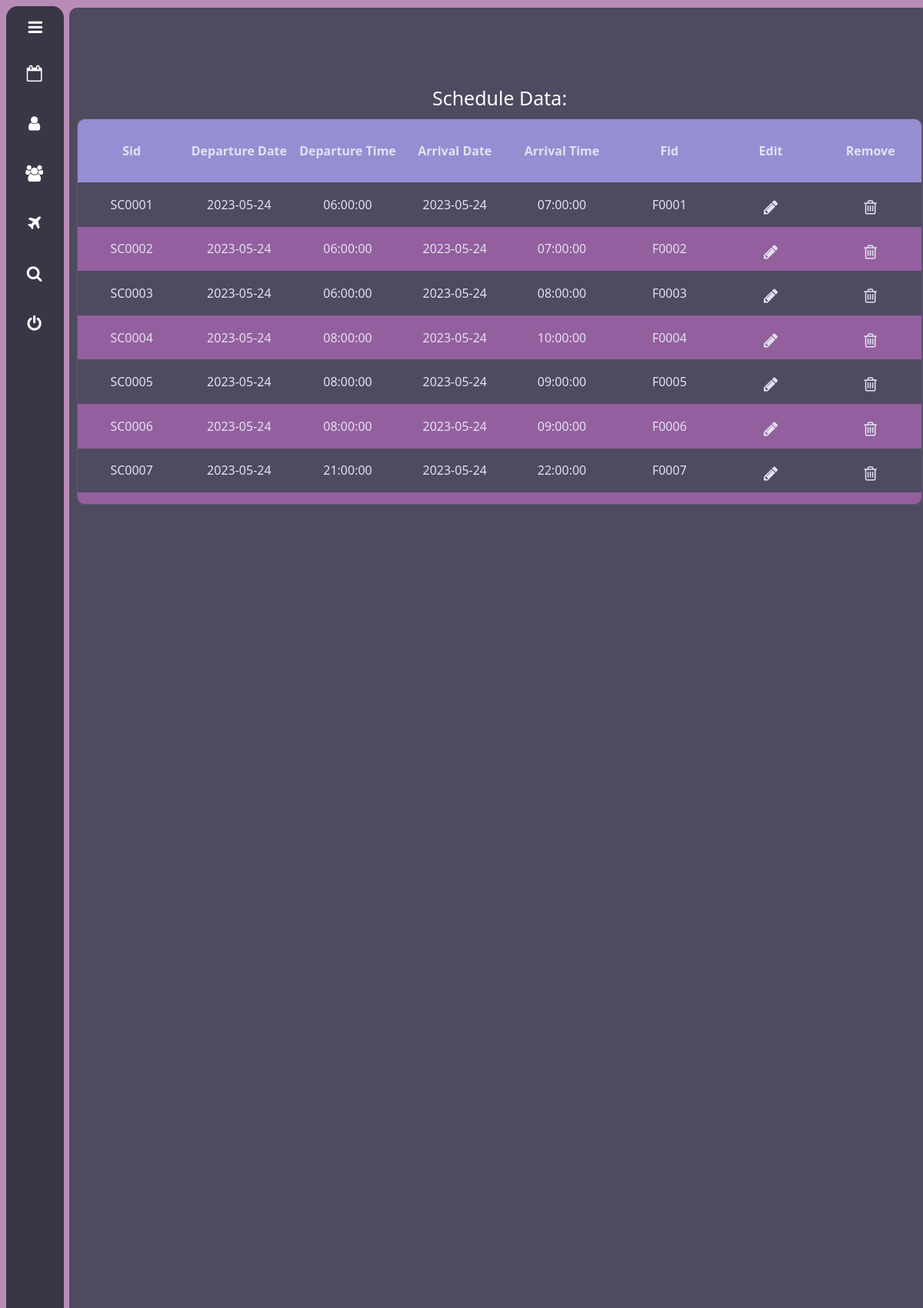
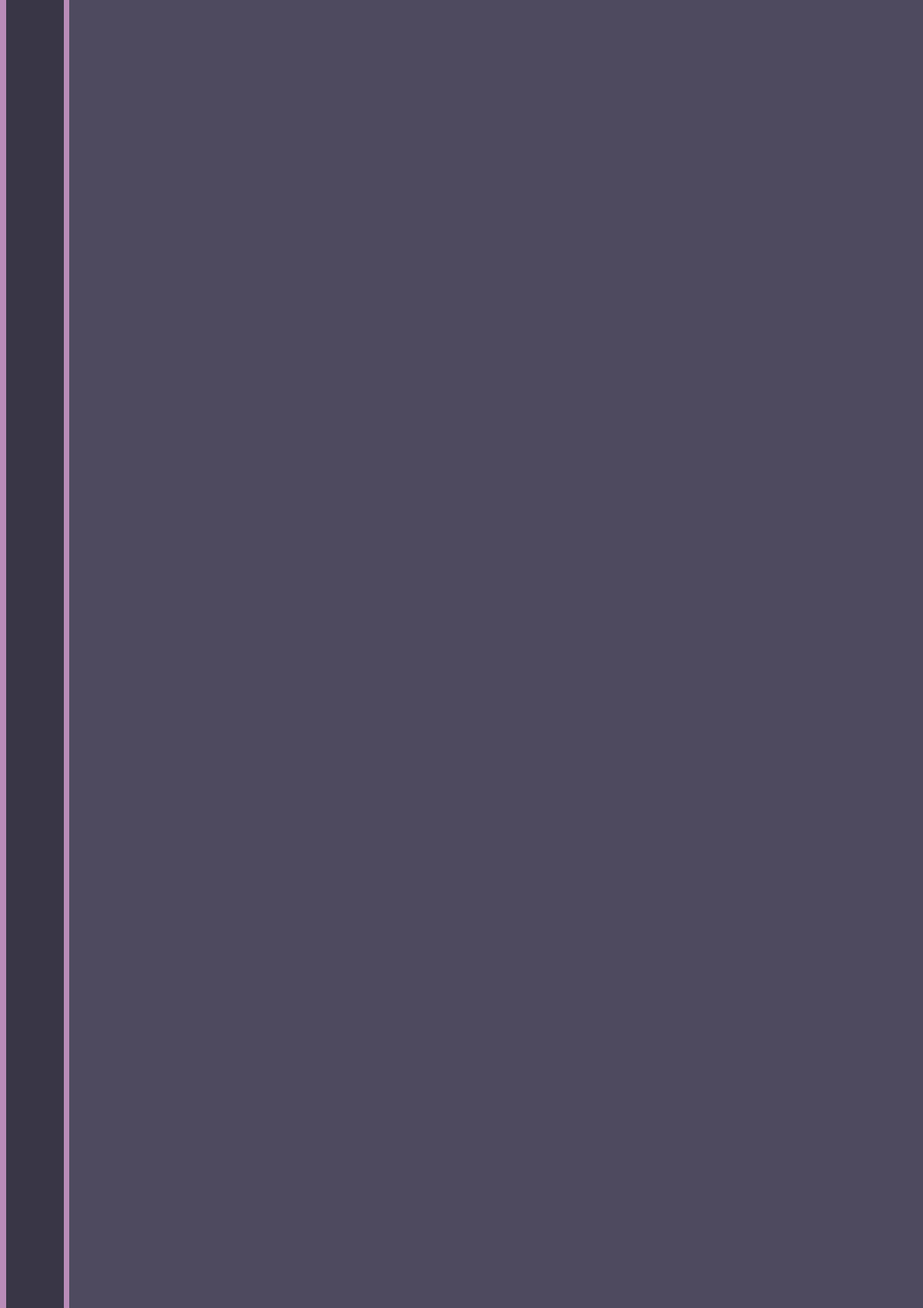
The page /Admin/schedule.php (upper part) on the database its author committed (2 pictures, top to bottom).
### tables this page shows
CREATE TABLE IF NOT EXISTS `schedule` (
  `sid` char(6) NOT NULL,
  `dep_date` date NOT NULL,
  `dep_time` time NOT NULL,
  `arr_date` date NOT NULL,
  `arr_time` time NOT NULL,
  `fid` char(6) NOT NULL,
  PRIMARY KEY (`sid`),
  KEY `fid` (`fid`)
);

### Admin/schedule.php (the view, shortened to what this page needs)
<!DOCTYPE html>
<html>
    <head>
        <link rel="stylesheet" type="text/css" href="table2.css">
        <link rel="stylesheet" type="text/css" href="sidebaradmin.css">
        <link rel="stylesheet" type="text/css" href="https://netdna.bootstrapcdn.com/font-awesome/4.0.3/css/font-awesome.css">
    </head>
    <body>
    <div class="container">
        <div class="main">
                <div class="content">
                <div class="content-title">Schedule Data:</div>
                <div class="data">
                    <table class="tbl-head" cellpadding="0" cellspacing="0" border="0">
                        <thead>
                        <tr>
                            <th>Sid</th>
                            <th>Departure Date</th>
                            <th>Departure Time</th>
                            <th>Arrival Date</th>
                            <th>Arrival Time</th>
                            <th>Fid</th>
                            <th>Edit</th>
                            <th>Remove</th>
                        </tr>
                        </thead>
                    <tbody>
                    <?php
                        include("connect.php");
                        $query="select * from schedule";
                        $cmd=mysqli_query($con,$query);
                        while($row=mysqli_fetch_array($cmd)){
                    ?>
                    <tr>
                            <td><?php echo $row['sid'];?></td>
                            <td><?php echo $row['dep_date'];?></td>
                            <td><?php echo $row['dep_time'];?></td>
                            <td><?php echo $row['arr_date'];?></td>
                            <td><?php echo $row['arr_time'];?></td>
                            <td><?php echo $row['fid'];?></td>
                            <td><a class="edit" href="update.php?file=schedule&id=<?php echo $row['sid']; ?>&key=sid"><i class="fa fa-pencil fa-lg"></i></a></td>
                            <td><i onclick="window.location.href='remove.php?file=schedule&id=<?php echo $row['sid']; ?>&key=sid'" class="fa remove fa-trash-o fa-lg"></i></td>
                        </tr>
                    <?php } ?>
                    </tbody>
                    </table>
                </div>
            </div>
        </div>
		<div class="sidebar">
            <i id="expandButton" class="fa fa-bars fa-lg"></i>
			<ul >
            <li class="nav-item" onclick="window.location.href='schedule.php'"><i class="fa fa-calendar-o fa-lg" href="#"><span class="remove" href="#">  Manage Schedule</span> </i></li>
                <li class="nav-item" onclick="window.location.href='customers.php'"><i class="fa fa-user fa-lg"><a class="remove" href="#">  Manage Customers</a> </i></li>
				<li class="nav-item" onclick="window.location.href='employees.php'"><i class="fa fa-group fa-lg"><a class="remove" href="#"> Manage Employees</a> </i></li>
				<li class="nav-item" onclick="window.location.href='flight.php'"><i class="fa fa-plane fa-lg"><a class="remove" href="#"> Manage Flights</a> </i></li>
                <li class="nav-item" onclick="window.location.href='other.php'"><i class="fa fa-search fa-lg"><a class="remove" href="#"> Manage Others</a> </i></li>
				<li class="nav-item" onclick="window.location.href='logout.php'"><i class="fa fa-power-off fa-lg"><a class="remove" href="#">  Logout</a> </i></li>
			</ul>
		</div>
	</div>
        </body>
</html>

### Admin/table2.css (style rules this page uses)
.content-title { position: relative; top:100px; font-size: 25px; text-align: center; }
thead { border-radius: 10px 10px 0 0; background-color: rgba(167, 159, 238, 0.815); }
.data { border: 1px solid rgb(95, 95, 96); border-radius: 10px; overflow: auto; margin: 10px; position: relative; top:100px; }
td,th { padding: 15px; }
th { overflow: auto; padding: 30px 0 30px 0; transition: all 0.5s; }
td { width: 8.825rem; text-align: center; }
tr:nth-child(even) { background-color: rgba(220, 117, 225, 0.496); }
.edit { color: #e1e2ef; transition: all 0.5s; }
i.remove { color: #e1e2ef; transition: all 0.5s; cursor: pointer; }

### Admin/sidebaradmin.css (style rules this page uses)
body { scrollbar-width: none; }
.main { position:absolute; left:90px; width: 93.25cqw ; height: 97%; transition: all 0.5s; margin-bottom: 100px; margin-top: -10px; }
.content { transition: all 0.5s; background-color: #4e4a5f; height: 100%; border-radius: 10px; }
body { height: 97.75cqh; width:95%; background-color: #b98cb8; }
.container { height: 100%; }
.sidebar { z-index: 10; position: fixed; overflow: auto; scrollbar-width: none; float: left; border-radius: 15px; padding: 10px; width: 55px; height: 95%; background-color: #393646; transition: width 0.5s; }
.sidebar ul { list-style-type: none; padding: 2px; margin-top: 10px; }
li.nav-item { height: 35px; width: 85%; overflow: hidden; margin-top: 10px; padding: 10px 6px 10px 3px; color: white; text-align: center; transition: all 0.5s; }
#expandButton { text-align: center; color:white; width:30px; margin-bottom:10px; margin-left: 8px; border-radius: 50px; cursor: pointer; top: 10px; right: 20px; padding: 10px 5px 10px 5px; transition: all 0.5s; margin-bottom: -10px; }
i.fa { text-align: center; padding-top: 10px; }
.remove { font-family: 'Segoe UI', Tahoma, Geneva, Verdana, sans-serif; display:none; font-size:1px; transition-property: all; transition-duration: 0.1s; transition-timing-function: ease-out; text-align: center; }

### Admin/schedule.php (style rules this page uses)
* { font-family: 'Segoe UI', Tahoma, Geneva, Verdana, sans-serif; }
.content-title { color: #fff; }
td,th { color: #e1e2ef; }
table { width: 100%; }
.main { top:20px }
.data { height: 500px; }

### rows shown on the page
schedule: sid "SC0001", dep_date "2023-05-24", dep_time "06:00:00", arr_date "2023-05-24", arr_time "07:00:00", fid "F0001"
schedule: sid "SC0002", dep_date "2023-05-24", dep_time "06:00:00", arr_date "2023-05-24", arr_time "07:00:00", fid "F0002"
schedule: sid "SC0003", dep_date "2023-05-24", dep_time "06:00:00", arr_date "2023-05-24", arr_time "08:00:00", fid "F0003"
schedule: sid "SC0004", dep_date "2023-05-24", dep_time "08:00:00", arr_date "2023-05-24", arr_time "10:00:00", fid "F0004"
schedule: sid "SC0005", dep_date "2023-05-24", dep_time "08:00:00", arr_date "2023-05-24", arr_time "09:00:00", fid "F0005"
schedule: sid "SC0006", dep_date "2023-05-24", dep_time "08:00:00", arr_date "2023-05-24", arr_time "09:00:00", fid "F0006"
schedule: sid "SC0007", dep_date "2023-05-24", dep_time "21:00:00", arr_date "2023-05-24", arr_time "22:00:00", fid "F0007"
